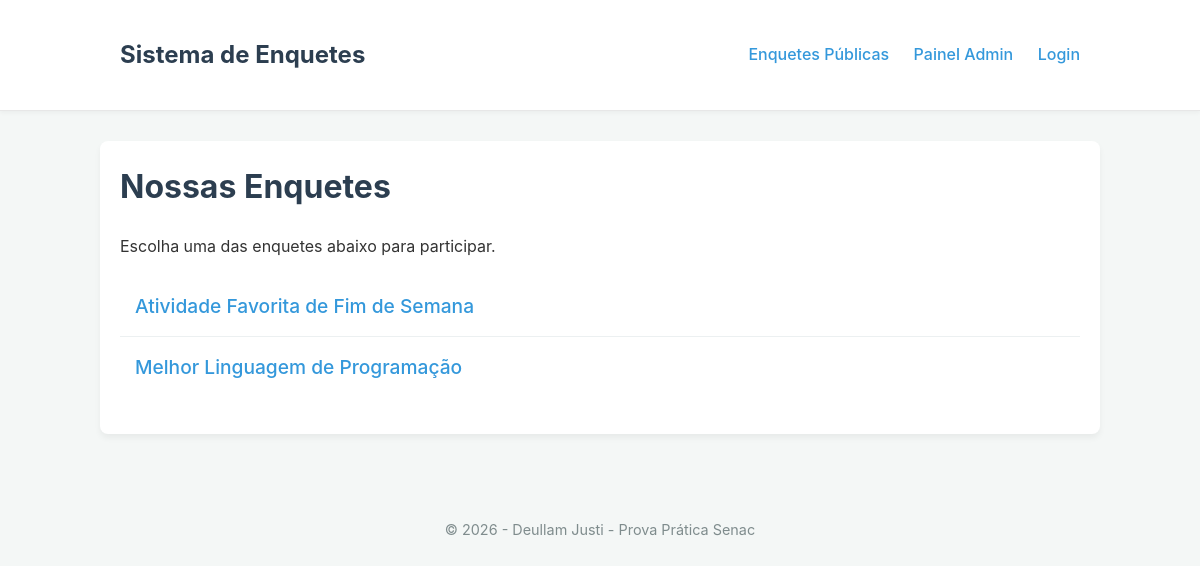
The page / on the database its author committed.
### tables this page shows
CREATE TABLE enquetes (
    id INT AUTO_INCREMENT PRIMARY KEY,
    titulo VARCHAR(255) NOT NULL,
    descricao TEXT,
    slug VARCHAR(100) NOT NULL UNIQUE,
    status ENUM('ativa', 'inativa') DEFAULT 'ativa',  
    criado_em TIMESTAMP DEFAULT CURRENT_TIMESTAMP,
    atualizado_em TIMESTAMP DEFAULT CURRENT_TIMESTAMP ON UPDATE CURRENT_TIMESTAMP
);

### app/features/enquetes/controllers/EnqueteController.php (called while the page is built, shortened)
<?php
class EnqueteController extends Controller
{
    private EnqueteRepository $enqueteRepository;
    public function __construct()
    {
        $this->enqueteRepository = new EnqueteRepository();
    }
    public function index()
    {
        $enquetesDoBanco = $this->enqueteRepository->findAllActive();
        $dadosParaView = [
            'pageTitle' => 'Nossas Enquetes',
            'enquetes' => $enquetesDoBanco
        ];
        $this->view('features/enquetes/views/EnqueteView', $dadosParaView);
    }
}

### app/core/Router.php (called while the page is built, shortened)
<?php
class Router
{
    protected $method = 'index';
    protected $params = [];
    public function dispatch()
    {
        $url = $this->parseUrl();
        $this->controller = new $this->controller;
        $this->params = array_merge($this->params, $url ? array_values($url) : []);
        call_user_func_array([$this->controller, $this->method], $this->params);
    }
    private function parseUrl(): array
    {
        $uri = parse_url($_SERVER['REQUEST_URI'], PHP_URL_PATH);
        $uri = trim($uri, '/');
        return explode('/', $uri);
    }
}

### public/index.php (called while the page is built, shortened)
<?php
spl_autoload_register(function ($className) {
    $namespacePrefix = 'App\\';
    $baseDir = __DIR__ . '/../app/';
    if (strncmp($namespacePrefix, $className, $len = strlen($namespacePrefix)) !== 0) {
        return;
    }
    $relativeClass = substr($className, $len);
    $parts = explode('\\', $relativeClass);
    $class = array_pop($parts);
    $dir = $parts ? strtolower(implode('/', $parts)) . '/' : '';
    $file = $baseDir . $dir . $class . '.php';
});
$router = new Router();
$router->dispatch();

### app/features/enquetes/models/EnqueteRepository.php (called while the page is built, shortened)
<?php
class EnqueteRepository
{
    private PDO $db;
    public function __construct()
    {
        $this->db = Database::getInstance()->getConnection();
    }
    public function findAllActive(): array
    {
        try {
            $sql = "SELECT id, titulo, descricao, slug FROM enquetes WHERE status = 'ativa' ORDER BY criado_em DESC";
            $stmt = $this->db->query($sql);
            return $stmt->fetchAll();
        } catch (\PDOException $e) {
            error_log("Erro ao buscar enquetes: " . $e->getMessage());
            return [];
        }
    }
}

### app/core/Database.php (called while the page is built, shortened)
<?php
final class Database {
    private function __construct() {
        $host = $_ENV['DB_HOST'] ?? 'localhost';
        $dbname = $_ENV['DB_NAME'] ?? 'mydb';
        $user = $_ENV['DB_USER'] ?? 'root';
        $dsn = "mysql:host={$host};dbname={$dbname};charset=utf8mb4";
    }
}

### app/features/enquetes/views/EnqueteView.php (the view)
<h1><?php echo htmlspecialchars($pageTitle); ?></h1>
<p>Escolha uma das enquetes abaixo para participar.</p>
<?php if (isset($enquetes) && !empty($enquetes)): ?>
    <ul class="enquete-lista">
        <?php foreach ($enquetes as $itemDaEnquete): ?>
            <li>
                <a href="/enquetes/<?php echo htmlspecialchars($itemDaEnquete['slug']); ?>">
                    <?php echo htmlspecialchars($itemDaEnquete['titulo']); ?>
                </a>
            </li>
        <?php endforeach; ?>
    </ul>
<?php else: ?>
    <p>Nenhuma enquete encontrada no momento.</p>
<?php endif; ?>

### public/css/estilo.css (style rules this page uses)
body { font-family: -apple-system, BlinkMacSystemFont, "Segoe UI", Roboto, Helvetica, Arial, sans-serif; margin: 0; background-color: #f4f7f6; color: #333; line-height: 1.6; }
h1, h2, h3 { color: #2c3e50; margin-top: 0; }
a { color: #3498db; text-decoration: none; }
.enquete-lista { list-style: none; padding: 0; }
.enquete-lista li { padding: 15px; border-bottom: 1px solid #ecf0f1; transition: background-color 0.2s ease-in-out; }
.enquete-lista li:last-child { border-bottom: none; }
.enquete-lista a { display: block; font-size: 1.2em; font-weight: 500; }

### rows shown on the page
enquetes: titulo "Atividade Favorita de Fim de Semana"
enquetes: titulo "Melhor Linguagem de Programação"

### other values the page prints
$pageTitle "Nossas Enquetes"
